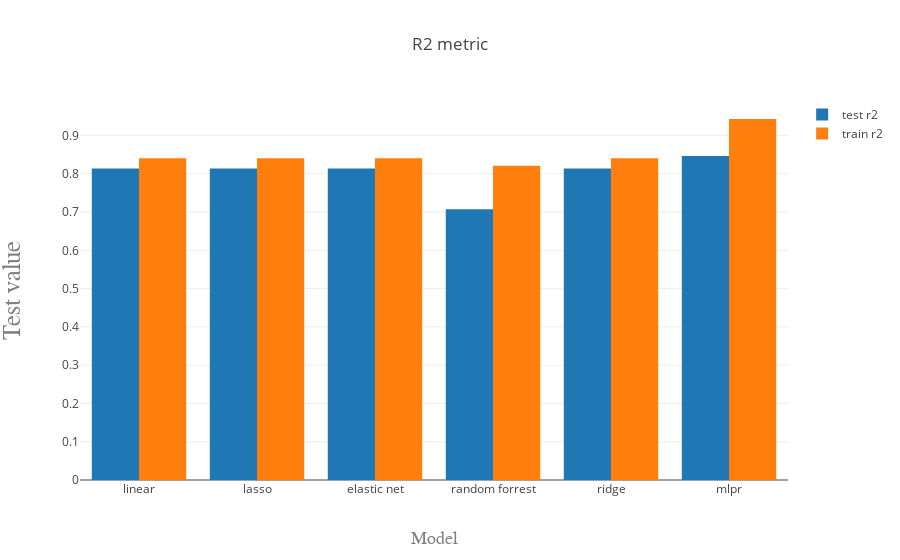

Notebook source saved alongside this figure:
### Markdown cell above
# Metrics:

### Code cell
trace1 = go.Bar(
    x=results.index,
    y=results['test r2'],
    name='test r2'
)
trace2 = go.Bar(
    x=results.index,
    y=results['train r2'],
    name='train r2'
)

data = [trace1, trace2]
layout = go.Layout(
    barmode='group',
    
    title='R2 metric',
    xaxis=dict(
        title='Model',
        titlefont=dict(
            family='Courier New, monospace',
            size=18,
            color='#7f7f7f'
        )
    ),
    yaxis=dict(
        title='Test value',
        titlefont=dict(
            family='Courier New, monospace',
            size=25,
            color='#7f7f7f'
        )
    ) 
)

fig = go.Figure(data=data, layout=layout)
py.iplot(fig, filename='grouped-bar')

### Figure 1 — Plotly figure (JSON) as saved in the notebook; plotly's stock layout.template omitted (floating-point values rounded to 4 significant figures)
{"data": [{"name": "test r2", "type": "bar", "x": ["linear", "lasso", "elastic net", "random forrest", "ridge", "mlpr"], "y": [0.814, 0.814, 0.814, 0.7071, 0.814, 0.8462]}, {"name": "train r2", "type": "bar", "x": ["linear", "lasso", "elastic net", "random forrest", "ridge", "mlpr"], "y": [0.8404, 0.8404, 0.8404, 0.8212, 0.8404, 0.943]}], "layout": {"barmode": "group", "title": "R2 metric", "xaxis": {"title": "Model", "titlefont": {"color": "#7f7f7f", "family": "Courier New, monospace", "size": 18}}, "yaxis": {"title": "Test value", "titlefont": {"color": "#7f7f7f", "family": "Courier New, monospace", "size": 25}}}}
